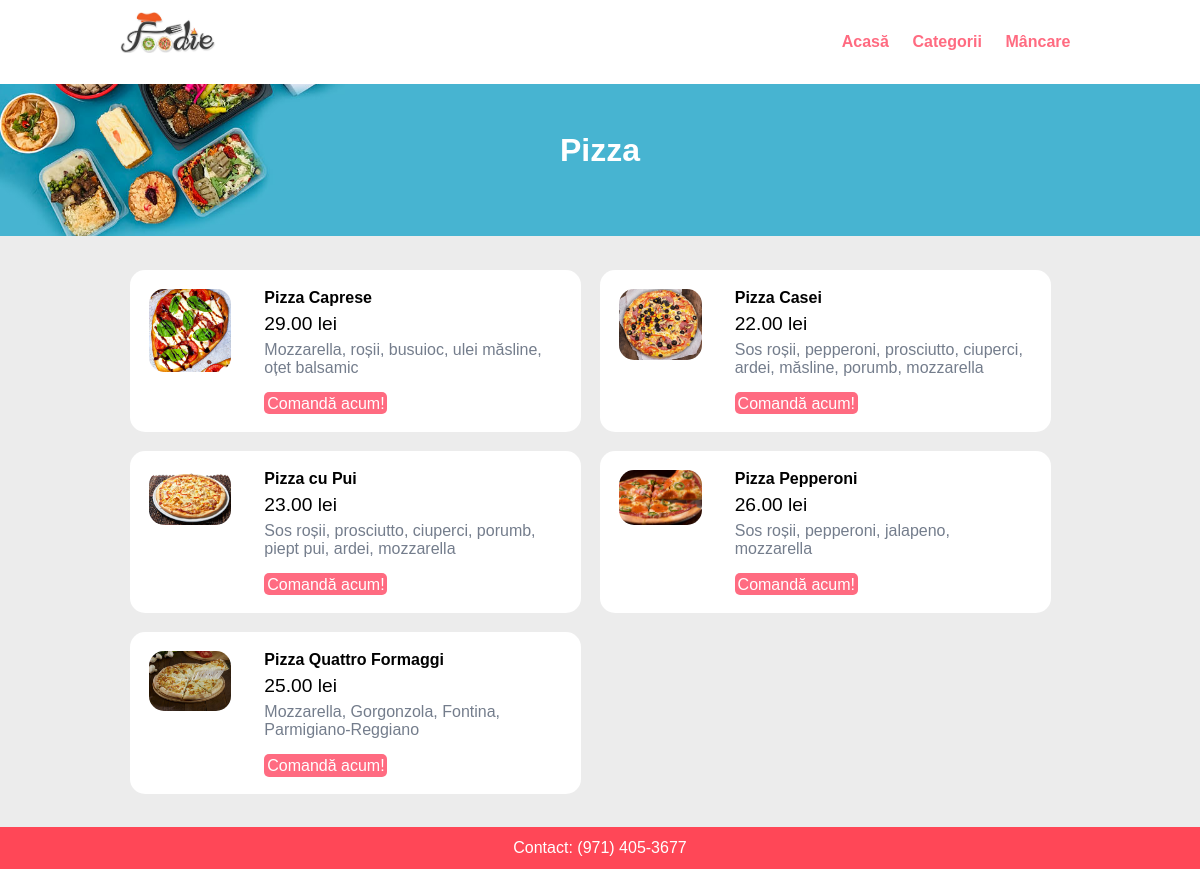
/category-foods.php?category_id=51, run on the app's committed database.
### tables this page shows
CREATE TABLE IF NOT EXISTS `category` (
  `id` int(10) unsigned NOT NULL auto_increment,
  `title` varchar(100) NOT NULL,
  `image` varchar(255) NOT NULL,
  `featured` varchar(10) NOT NULL,
  `active` varchar(10) NOT NULL,
  PRIMARY KEY  (`id`)
);

CREATE TABLE IF NOT EXISTS `food` (
  `id` int(10) unsigned NOT NULL auto_increment,
  `title` varchar(150) NOT NULL,
  `description` varchar(255) NOT NULL,
  `price` decimal(10,2) NOT NULL,
  `image` varchar(255) NOT NULL,
  `category_id` int(11) NOT NULL,
  `featured` varchar(10) NOT NULL,
  `active` varchar(10) NOT NULL,
  PRIMARY KEY  (`id`)
);

### category-foods.php (the view, shortened to what this page needs)
<?php include('partials-front/menu.php'); ?>
<?php
    if(isset($_GET['category_id']))
    {
        $category_id = $_GET['category_id'];
        $sql = "SELECT * FROM category WHERE id=$category_id";
        $result = mysqli_query($connection, $sql);
        $nr = mysqli_num_rows($result);
        if($nr == 0) header("location: index.php");
        else
        {
            $row = mysqli_fetch_assoc($result);
            $category_title = $row['title'];
        }
    }
    else header("location: index.php");
?>
<section class="food-search text-center">
    <div class="container">
        <h2><a class="text-white"><?php echo $category_title; ?></a></h2>
    </div>
</section>
<section class="food-menu">
    <div class="container">
        <?php
            $sql = "SELECT * FROM food WHERE category_id=$category_id AND active='Da' ORDER BY title";
            $result = mysqli_query($connection, $sql);
            $nr = mysqli_num_rows($result);
            if($nr > 0)
            {
                while($row=mysqli_fetch_assoc($result))
                {
                    $id = $row['id'];
                    $title = $row['title'];
                    $price = $row['price'];
                    $description = $row['description'];
                    $image = $row['image'];
                    ?>
                    <div class="food-menu-box">
                        <div class="food-menu-img">
                            <?php
                                if($image=="")
                                {
                                    echo "<div>Imaginea nu este disponibilă</div>";
                                }
                                else
                                {
                                    ?>
                                    <img src="<?php echo HOME; ?>images/food/<?php echo $image; ?>"
                                    class="img-responsive img-curve">
                                    <?php
                                }
                            ?>
                        </div>
                        <div class="food-menu-desc">
                            <h4><?php echo $title; ?></h4>
                            <p class="food-price"><?php echo $price; ?> lei</p>
                            <p class="food-detail"><?php echo $description; ?></p>
                            <br>
                            <a href="order.php?food_id=<?php echo $id; ?>" class="btn btn-primary">Comandă acum!</a>
                        </div>
                    </div>
                    <?php
                }
            }
            else echo"<div style='color: #ff4757; font-size: 20px;'>Momentan această categorie nu are preparate disponibile.</div>";
        ?>
    </div>
</section>
<?php include('partials-front/footer.php'); ?>

### css/style.css (style rules this page uses)
* { margin: 0 0; padding: 0 0; font-family: Arial, Helvetica, sans-serif; }
.container { width: 80%; margin: 0 auto; padding: 1%; }
.img-responsive { width: 100%; }
.img-curve { border-radius: 15px; }
.text-center { text-align: center; }
a { color: #ff6b81; text-decoration: none; }
.text-white { color: white; }
.btn { padding: 1%; border: none; font-size: 1rem; border-radius: 5px; }
.btn-primary { background-color: #ff6b81; color: white; cursor: pointer; }
h2 { color: #2f3542; font-size: 2rem; margin-bottom: 2%; }
.food-search { background-image: url(../images/bg.jpg); background-size: cover; background-repeat: no-repeat; background-position: center; padding: 3% 0; }
.food-menu { background-color: #ececec; padding: 1% 0; }
.food-menu-box { width: 43%; margin: 1%; padding: 2%; float: left; background-color: white; border-radius: 15px; }
.food-menu-img { width: 20%; float: left; }
.food-menu-desc { width: 70%; float: left; margin-left: 8%; }
.food-price { font-size: 1.2rem; margin: 2% 0; }
.food-detail { font-size: 1rem; color: #747d8c; }

### data on the page
category: title "Pizza"
food: image (picture), title "Pizza Caprese", price "29.00", description "Mozzarella, roșii, busuioc, ulei măsline, oțet balsamic"
food: image (picture), title "Pizza Casei", price "22.00", description "Sos roșii, pepperoni, prosciutto, ciuperci, ardei, măsline, porumb, mozzarella"
food: image (picture), title "Pizza cu Pui", price "23.00", description "Sos roșii, prosciutto, ciuperci, porumb, piept pui, ardei, mozzarella"
food: image (picture), title "Pizza Pepperoni", price "26.00", description "Sos roșii, pepperoni, jalapeno, mozzarella"
food: image (picture), title "Pizza Quattro Formaggi", price "25.00", description "Mozzarella, Gorgonzola, Fontina, Parmigiano-Reggiano"
